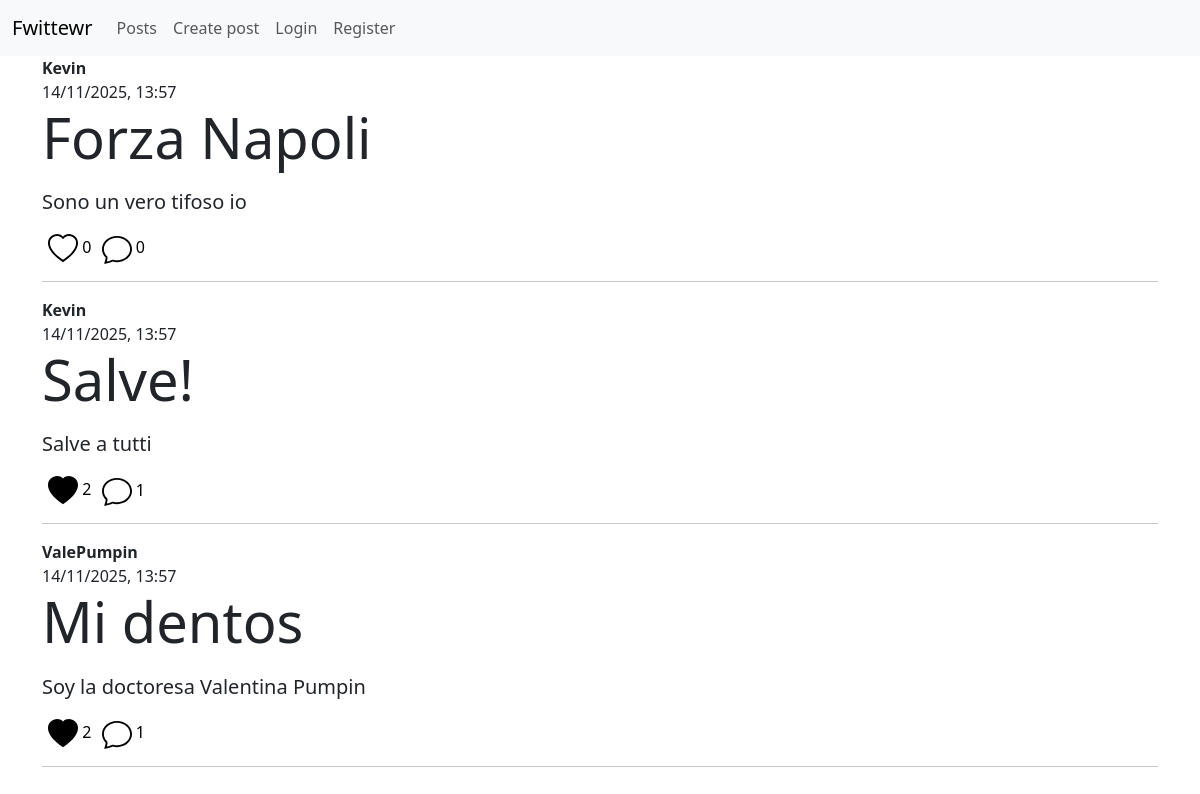
/posts (signed in), run on the app's committed database.
### app/models.py (models this page shows)
class Post(db.Model):
    id = db.Column(db.Integer, primary_key=True)
    title = db.Column(db.String(50))
    content = db.Column(db.String(200), nullable=False)
    creation_date = db.Column(db.DateTime(timezone=True), default=datetime.now(timezone.utc))
    comments = db.relationship('Comment', backref='referenced_post', lazy='select')
    user_id = db.Column(db.Integer, db.ForeignKey('user.id'), nullable=False)

class User(db.Model, UserMixin):
    id = db.Column(db.Integer, primary_key=True)
    username = db.Column(db.String(20), nullable=False, unique=True)
    password = db.Column(db.String(80), nullable=False)
    created_posts = db.relationship('Post', backref='user', lazy='select')
    created_comments = db.relationship('Comment', backref='user', lazy='select')
    liked_posts = db.relationship('Post', secondary=liked_posts, backref='liked_users', lazy='select')
    liked_comments = db.relationship('Comment', secondary=liked_comments, backref = 'liked_users', lazy='select')

### app/routes/home_bp.py (the view)
@home_bp.route('/posts')
@login_required
def posts():
    posts = Post.query.order_by(func.random()).limit(10).all()
    return render_template('home/posts.html', posts=posts)

### app/__init__.py (called while the page is built)
def create_app():
    app = Flask(__name__)
    app.config['SQLALCHEMY_DATABASE_URI'] = 'sqlite:///database.db'
    app.secret_key = 'thisisasecretkey'
    db.init_app(app)
    bcrypt.init_app(app)
    login_manager.init_app(app)
    csrf.init_app(app)
    login_manager.login_view = 'auth.login'
    @login_manager.user_loader
    def load_user(user_id):
        return User.query.get(int(user_id))
    app.register_blueprint(auth_bp)
    app.register_blueprint(home_bp)
    app.register_blueprint(errors_bp)
    return app

### app/templates/home/posts.html (shortened to what this page needs)
{% extends 'base.html' %}
{% block body %}
<div class="mx-auto">
    {% for post in posts %}
    <div class="col-12">
        <figure>
            <figcaption class="blockquite-footer">
                <b>{{ post.user.username }}</b> <br>
                {{ post.creation_date.strftime('%d/%m/%Y, %H:%M') }}
            </figcaption>
            {% if post.title %}
            <p class="display-4">{{ post.title }}</p>
            {% endif %}
            <p class="blockquote">{{ post.content }}</p>
            <button onclick="like_post(this, '{{ post.id }}')" style="background-color:transparent; border:0px">
                {% if current_user in post.liked_users %}
                    <img style="width: 30px" src="{{ url_for('static', filename='icons/heart-fill.svg') }}" alt="">
                {% else %}
                    <img style="width: 30px" src="{{ url_for('static', filename='icons/heart.svg') }}" alt="">
                {% endif %}
                <span>{{ post.liked_users|length }}</span>
            </button>
            <a href="{{ url_for('home.show_post_comments', id=post.id) }}" style="text-decoration: none; border:0px; color: black">
                <img style="width: 30px" src="{{ url_for('static', filename='icons/chat.svg') }}" alt="">
                <span>{{ post.comments|length }}</span>
            </a>
        </figure>
        <hr>
    </div>
    {% endfor %}
</div>
{% endblock %}

### data on the page
Post: user.username "Kevin", creation_date "14/11/2025, 13:57", title "Forza Napoli", content "Sono un vero tifoso io", liked_users|length "0", comments|length "0"
Post: user.username "Kevin", creation_date "14/11/2025, 13:57", title "Salve!", content "Salve a tutti", liked_users|length "2", comments|length "1"
Post: user.username "ValePumpin", creation_date "14/11/2025, 13:57", title "Mi dentos", content "Soy la doctoresa Valentina Pumpin", liked_users|length "2", comments|length "1"
